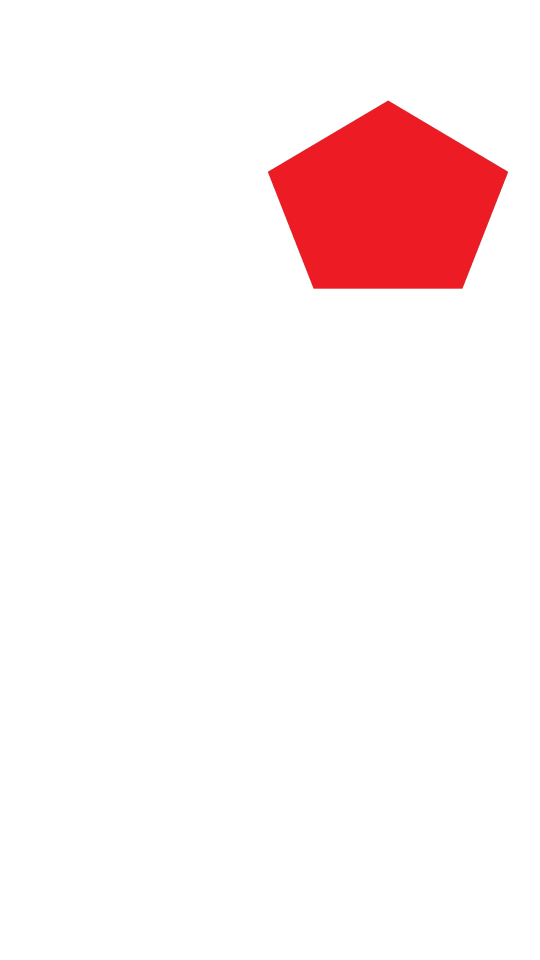
#> input picture Pi Cam/Practice Image.jpg, 1620 x 2880 px, given in place of the camera (shown at 1/3 size)
$ python 'Multiple Cameras Time Test.py'
#> lines starting #> are read from the running program, lines starting #| are printed output that depends on the picture; after the words box and inside, x2 and y2 are one past the last pixel; in counts of white or black regions, pixels touching at a corner belong together
import timeit
"""
start=timeit.default_timer()
stop=timeit.default_timer()
print('Time:',stop-start)
"""
import  math, cv2
import numpy as np

start=timeit.default_timer()


class base_points:
    def __init__(self):
        self.width=72
        self.height=72
        self.grid=[[False for x in range(self.height+1)] for y in range(self.width+1)]
        self.data=[]
        self.y=[]

    def Length_of_Data(self):
        print(len(self.data))

    def Proof(self):
        print(self.data)

    def Y(self):
        print(len(self.y))

    def Print_Y(self):
        print(self.y)

    # [4 lines left out: function Check, not called in this run]

    def Check_2(self):
        print("Exact Locations:")
        for i in range(0,len(self.grid[0])):
            for j in range(0,len(self.grid[1])):
                if self.grid[i][j]==True:
                    print("x, y:",i,j)


def lines(p1,p2):
    if (p2[0]-p1[0])==0:
        slope=0
    else:
        slope=(p2[1]-p1[1])/(p2[0]-p1[0])
    b=p2[1]-(slope*p2[0])
    return(slope,b)

def Intersection(slope1,b1,slope2,b2):
    final_slope=slope1-slope2
    final_b=b2-b1
    x=final_b/final_slope
    y=slope1*x+b1
    return(x,y)

#-------------------------------------------------
#Presteps
Pos=(36,36)
Angle=180

cap=cv2.VideoCapture(0) #forward camera
_,frame=cap.read()
#> frame is the input picture: shape (2880, 1620, 3); mean B, G, R 241.8, 241.2, 253.9
file="/home/pi/Desktop/Opencv_Test_Code/Pictures/Grid_Trials_Forward.jpg"
cv2.imwrite(file,frame)
cap.release()

image=cv2.imread(file,-1)
#image1=pygame.image.load(file)

cap1=cv2.VideoCapture(1) #Right Camera
_,frame1=cap1.read()
file1="/home/pi/Desktop/Opencv_Test_Code/Pictures/Grid_Trials_Right.jpg"
cv2.imwrite(file1,frame1)
cap1.release()
image2=cv2.imread(file1,-1)

cap2=cv2.VideoCapture(2) #Left Camera
_,frame2=cap2.read()
file2="/home/pi/Desktop/Opencv_Test_Code/Pictures/Grid_Trials_Left.jpg"
cv2.imwrite(file2,frame2)
cap2.release()
image3=cv2.imread(file2,-1)


display_width=image.shape[1]
display_height=image.shape[0]


pixel_length=343#larger the number, larger the grid squares

pixel_height_horizon=-78 #decrease to make red lines more vertical
p_middle=display_width/2
numbe=460 #increase to make blue lines closer together

pixel_horizon_right=p_middle+numbe
pixel_horizon_left=p_middle-numbe
pixel_horizon_width=pixel_horizon_right+abs(pixel_horizon_left)

base_line=640
#Display=pygame.display.set_mode([display_width,display_height])

#colors
red=(255,0,0)
blue=(0,0,255)
green=(0,255,0)
purple=(255,0,255)
black=(0,0,0)
white=(255,255,255)

def Forward():
    if Angle==0:
        x_left=72-Pos[1]
        x_right=Pos[1]
        y_forward=72-Pos[0]
    elif Angle==90:
        x_left=Pos[0]
        x_right=72-Pos[0]
        y_forward=72-Pos[1]
    elif Angle==180:
        x_left=Pos[1]
        x_right=72-Pos[1]
        y_forward=Pos[0]
    elif Angle==270:
        x_left=72-Pos[0]
        x_right=Pos[0]
        y_forward=Pos[1]
    else:
        print("Error in angle")

    trial=base_points()
    camera_length=pixel_length+(11*math.tan(math.radians(17.5))*pixel_length)
    print("Camera Length:",camera_length)

    #================================================

    #Display.fill(black)
    #Display.blit(image1,(0,0))

    #base line
    #pygame.draw.line(Display,blue,(0,799+camera_length),(799,799+camera_length),1)
    #horizon line
    #pygame.draw.line(Display,white,(pixel_horizon_left,pixel_height_horizon),(pixel_horizon_right,pixel_height_horizon),1)

    #getting the base line points
    number_of_points=0
    for i in reversed(range(0,x_left)):
        number_of_points+=1
        trial.data.append((-i*pixel_length+display_width/2,(display_width-1)+camera_length))
    for i in range(0,x_right):
        number_of_points+=1
        trial.data.append((i*pixel_length+display_width/2,(display_width-1)+camera_length))

    #cosmetic step, showing the lines on the pygame display
    """
    for i in range(0,number_of_points):
        #middle point
        pygame.draw.line(Display,red,trial.data[i],(display_width/2,pixel_height_horizon),1)

        #right corner
        pygame.draw.line(Display,green,trial.data[i],(pixel_horizon_right,pixel_height_horizon),1)
        #left corner
        pygame.draw.line(Display,purple,trial.data[i],(pixel_horizon_left,pixel_height_horizon),1)
        """

    #finding the y intercepts
    for i in range(0,y_forward):
        #right line
        slope1,b1=lines((trial.data[i+1]),(pixel_horizon_left,pixel_height_horizon))
        #middle line
        slope2,b2=lines((trial.data[0]),(pixel_horizon_width/2,pixel_height_horizon))
        #Intersection of the two lines
        x,y=Intersection(slope1,b1,slope2,b2)
        #displaying the new line on the y axis
        #pygame.draw.line(Display,blue,(0,y),(display_width,y),1)
        #adding y to the class variable "y"
        trial.y.append(y)
        #print("slope1:",slope1,"slope2:",slope2)

    #messing with the image before cropping it

    dilated=cv2.dilate(image,np.ones((7,7),np.uint8))
    blur_image=cv2.medianBlur(dilated,21)
    diff=255-cv2.absdiff(image,blur_image)
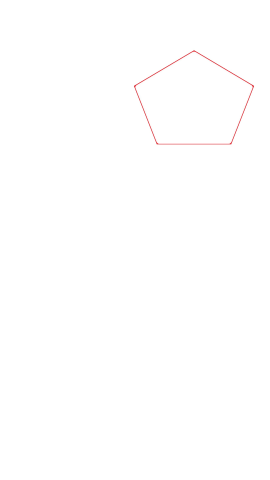
#> diff: shape (2880, 1620, 3) (shown at 1/6 size); mean B, G, R 254.6, 254.6, 254.9
    hsv=cv2.cvtColor(diff,cv2.COLOR_BGR2HSV)
#> hsv: shape (2880, 1620, 3); mean H, S, V 1, 0.4, 254.9
    lower=np.array([30,30,30])
    upper=np.array([240,240,240])
    mask=cv2.inRange(diff,lower,upper)
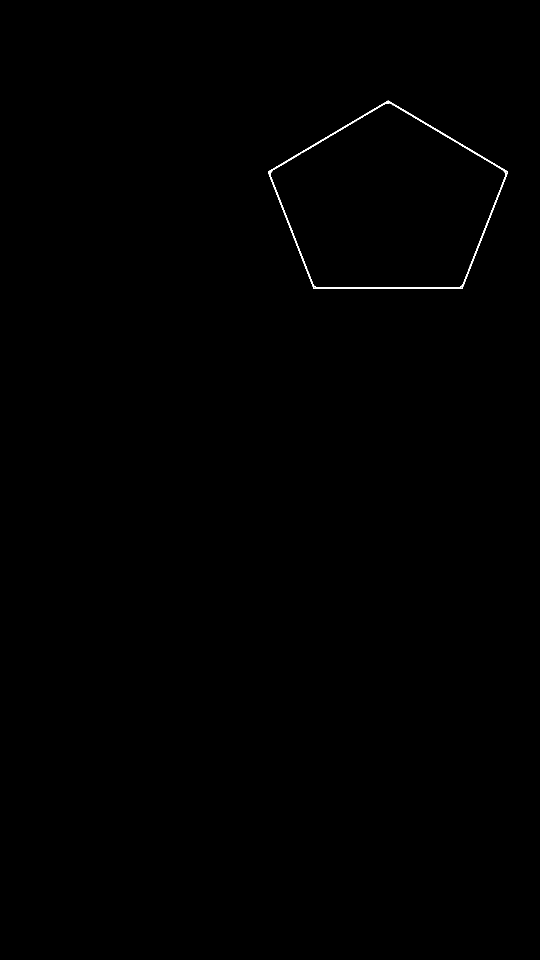
#> mask: shape (2880, 1620) (shown at 1/3 size); 0.16% white; 1 white region, box (x1, y1, x2, y2) and area: (804, 302, 1524, 866) 7636
    res=cv2.bitwise_and(image,image,mask=mask)
    canny=cv2.Canny(res,150,200)
#> canny: shape (2880, 1620); 0.09% white in thin lines or dots, all inside (x1, y1, x2, y2) = (804, 302, 1524, 866)
#> (the rest of the program and of its run is left out)
